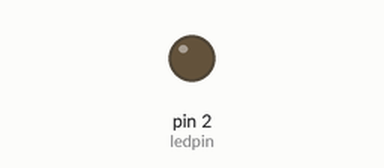
Recording of a sketch running on a simulated Arduino Uno, built with avr-gcc and run on an emulated ATmega328P. Shown: output pins drawn as LEDs (lit = HIGH).

Above: at 0.9 s.
At 3.8 s:
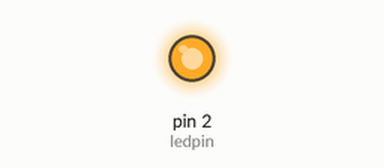
Timing chart, 0 to 10.0 s (numbered marks = the images above):
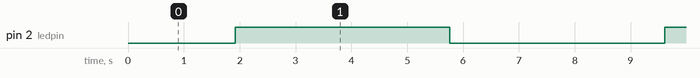

Measured:
- by itself, pin 2 (ledpin): alternates HIGH for 3.8 s and LOW for 3.8 s

The sketch:

led_dimmer.ino
```cpp
const int ledpin = 2;

void setup() {
  // put your setup code here, to run once:
  pinMode(ledpin, OUTPUT);

}

void loop() {
  // put your main code here, to run repeatedly:
  for (int dutyCycle = 0; dutyCycle <= 255; dutyCycle++){
    analogWrite(ledpin, dutyCycle);
    delay(15);
  }

  for (int dutyCycle = 255; dutyCycle >= 0; dutyCycle--){
    analogWrite(ledpin, dutyCycle);
    delay(15);
  }

}
```
